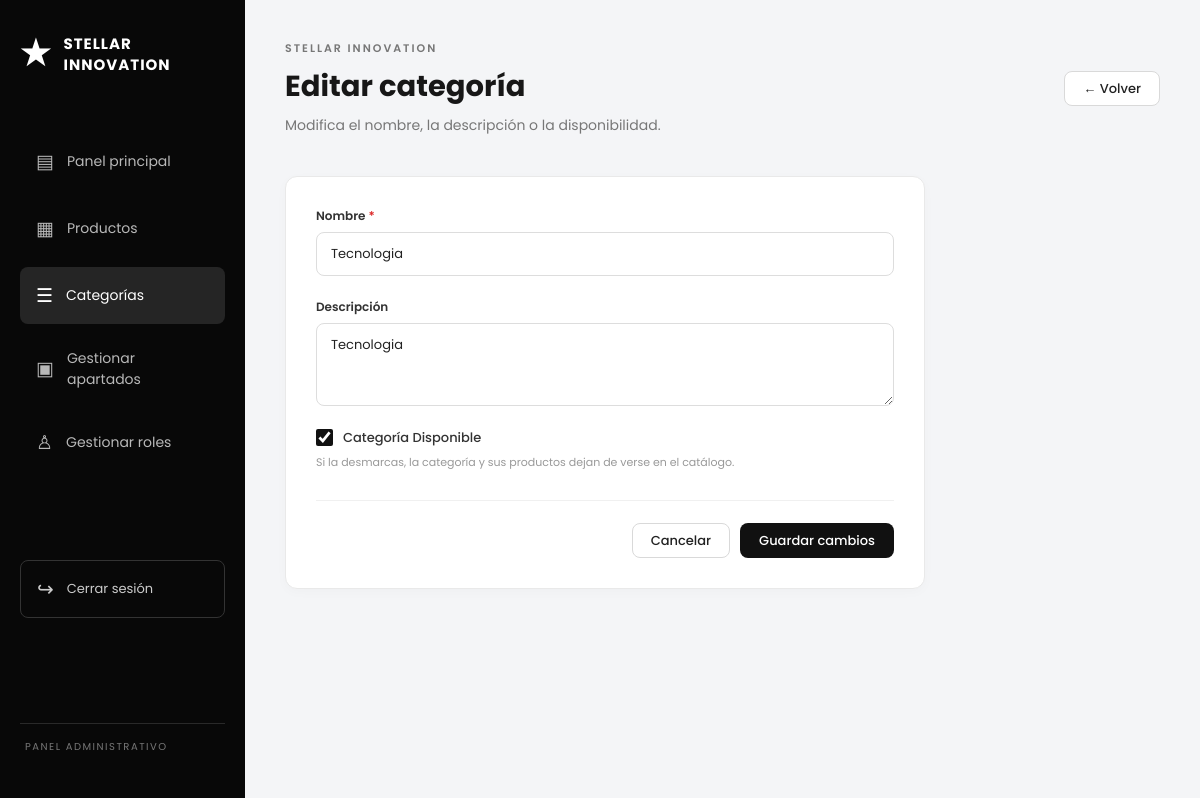
The page /administracion/categorias/1/editar/ (signed in) on the database its author committed.
### main/models.py (models this page shows, shortened)
class Categoria(models.Model):
    nombre = models.CharField(max_length=100, unique=True)
    descripcion = models.TextField(blank=True)
    disponible = models.BooleanField(default=True)   # en vez de borrar
    class Meta:
        verbose_name = "Categoría"
        verbose_name_plural = "Categorías"
        ordering = ['nombre']

### main/views.py (the view)
# urls.py: path('administracion/categorias/<int:categoria_id>/editar/', views.admin_categoria_editar, name='admin_categoria_editar'),
@admin_required
def admin_categoria_editar(request, categoria_id):
    categoria = get_object_or_404(Categoria, pk=categoria_id)
    if request.method == 'POST':
        form = CategoriaForm(request.POST, instance=categoria)
        if form.is_valid():
            categoria = form.save()
            messages.success(request, f'La categoría «{categoria.nombre}» se actualizó correctamente.')
            return redirect('admin_categorias')
    else:
        form = CategoriaForm(instance=categoria)
    return render(request, 'main/admin_categoria_form.html', {
        'form': form,
        'titulo': 'Editar categoría',
        'categoria': categoria,
    })

### main/forms.py (shortened to what this page needs)
class CategoriaForm(_EstiloAdminMixin, forms.ModelForm):
    class Meta:
        model = Categoria
        fields = ['nombre', 'descripcion', 'disponible']
        labels = {
            'nombre': 'Nombre',
            'descripcion' : 'Descripción',
            'disponible': 'Categoría Disponible',
        }
        help_texts = {
            'disponible': 'Si la desmarcas, la categoría y sus productos dejan de verse en el catálogo.',
        }
        widgets = {
            'nombre': forms.TextInput(attrs={'placeholder': 'Ej: Portátiles'}),
            'descripcion': forms.Textarea(attrs={'rows':3})
        }
        error_messages = {
            'nombre': {
                'required': 'El nombre es obligatorio.',
                'unique': 'Ya existe una categoría con ese nombre.',
            },
        }
    def __init__(self, *args, **kwargs):
        super().__init__(*args, **kwargs)
        self._aplicar_estilos()

### main/context_processors.py (called while the page is built)
def carrito(request):
    cantidad = 0
    if request.user.is_authenticated:
        cantidad = ItemCarrito.objects.filter(
            carrito__cliente=request.user
        ).aggregate(total=Sum('cantidad'))['total'] or 0
    return {'carrito_cantidad': cantidad}

### main/forms.py (called while the page is built)
    def _aplicar_estilos(self):
        for campo in self.fields.values():
            widget = campo.widget
            if isinstance(widget, forms.CheckboxInput):
                widget.attrs['class'] = 'check-input'
            elif isinstance(widget, forms.FileInput):
                widget.attrs['class'] = 'file-input'
            else:
                widget.attrs['class'] = 'campo-input'

### main/templates/main/admin_categoria_form.html (shortened to what this page needs)
{% extends 'main/base_admin.html' %}
{% block content %}
<section class="admin-panel">
    <div class="admin-encabezado">
        <div>
            <p class="admin-eyebrow">STELLAR INNOVATION</p>
            <h1>{{ titulo }}</h1>
            <p>{% if categoria %}Modifica el nombre, la descripción o la disponibilidad.{% else %}Completa los datos de la nueva categoría.{% endif %}</p>
        </div>
        <a href="{% url 'admin_categorias' %}" class="admin-btn admin-btn-secundario">← Volver</a>
    </div>
    <form method="post" class="admin-form-card admin-form-estrecho">
        <div class="form-grid">
            {% include 'main/_admin_campo.html' with campo=form.nombre extra_clase='span-2' %}
            {% include 'main/_admin_campo.html' with campo=form.descripcion extra_clase='span-2' %}
            {% include 'main/_admin_check.html' with campo=form.disponible extra_clase='span-2' %}
        </div>
        <div class="form-acciones">
            <a href="{% url 'admin_categorias' %}" class="admin-btn admin-btn-secundario">Cancelar</a>
            <button type="submit" class="admin-btn admin-btn-primario">
                {% if categoria %}Guardar cambios{% else %}Crear categoría{% endif %}
            </button>
        </div>
    </form>
</section>
{% endblock %}

### main/templates/main/_admin_campo.html (shortened to what this page needs)
<div class="form-campo {% if campo.errors %}con-error{% endif %} {{ extra_clase }}">
    <label for="{{ campo.id_for_label }}">
        {{ campo.label }}{% if campo.field.required %}<span class="req">*</span>{% endif %}
    </label>
    {{ campo }}
</div>

### main/templates/main/_admin_check.html (shortened to what this page needs)
<div class="form-campo {{ extra_clase }}">
    <label class="check-fila" for="{{ campo.id_for_label }}">
        {{ campo }}
        <span>{{ campo.label }}</span>
    </label>
    {% if campo.help_text %}<small class="ayuda">{{ campo.help_text }}</small>{% endif %}
</div>

### main/static/main/CSS/base.css (style rules this page uses)
:root { --bg: #ffffff; --surface: #f5f5f5; --pill: #ececec; --border: #ececec; --text: #111111; --muted: #8a8a8a; --accent: #0b6e4f; --radius-card: 24px; --radius-img: 18px; --max: 1200px; }
* { box-sizing: border-box; margin: 0; padding: 0; }
html { -webkit-text-size-adjust: 100%; }
body { font-family: 'Inter', system-ui, -apple-system, 'Segoe UI', sans-serif; background: var(--bg); color: var(--text); min-height: 100vh; display: flex; flex-direction: column; -webkit-font-smoothing: antialiased; }
a { color: inherit; text-decoration: none; }
button { font-family: inherit; }
.ayuda { font-size: 11px; color: var(--muted); line-height: 1.5; }
* { margin: 0; padding: 0; box-sizing: border-box; }
body { font-family: 'Poppins', sans-serif; background: #f4f5f7; color: #202124; }
.admin-panel { max-width: 1450px; margin: 0 auto; }
.admin-encabezado { display: flex; justify-content: space-between; align-items: center; gap: 20px; margin-bottom: 40px; }
.admin-eyebrow { color: #777; font-size: 11px; font-weight: 600; letter-spacing: 2px; margin-bottom: 8px; }
.admin-encabezado h1 { font-size: 29px; font-weight: 700; color: #171717; margin-bottom: 7px; }
.admin-encabezado p:last-child { color: #777; font-size: 14px; }

### main/static/main/CSS/admin_crud.css (style rules this page uses)
.admin-btn { display: inline-flex; align-items: center; justify-content: center; gap: 6px; padding: 10px 18px; border: 1px solid transparent; border-radius: 8px; font-family: inherit; font-size: 13px; font-weight: 500; line-height: 1; cursor: pointer; text-decoration: none; white-space: nowrap; transition: background .2s, border-color .2s, color .2s; }
.admin-btn-primario { background: #111; color: #fff; }
.admin-btn-secundario { background: #fff; color: #222; border-color: #d9d9d9; }
.admin-form-card { background: #fff; border: 1px solid #e9e9e9; border-radius: 12px; padding: 30px; box-shadow: 0 3px 12px rgba(0, 0, 0, 0.025); }
.admin-form-estrecho { max-width: 640px; }
.form-grid { display: grid; grid-template-columns: repeat(2, minmax(0, 1fr)); gap: 22px 24px; }
.form-campo { display: flex; flex-direction: column; gap: 7px; }
.form-campo.span-2 { grid-column: span 2; }
.form-campo > label { font-size: 12px; font-weight: 600; color: #333; }
.form-campo .req { color: #dc2626; margin-left: 3px; }
.campo-input { width: 100%; padding: 11px 14px; border: 1px solid #ddd; border-radius: 8px; background: #fff; font-family: inherit; font-size: 13px; color: #222; transition: border-color .2s, box-shadow .2s; }
textarea.campo-input { resize: vertical; line-height: 1.5; }
.ayuda { color: #999; font-size: 11px; line-height: 1.4; }
.check-fila { display: flex !important; align-items: center; gap: 10px; font-size: 13px !important; font-weight: 500 !important; color: #333 !important; cursor: pointer; }
.check-input { width: 17px; height: 17px; accent-color: #111; cursor: pointer; }
.form-acciones { display: flex; justify-content: flex-end; gap: 10px; margin-top: 30px; padding-top: 22px; border-top: 1px solid #f0f0f0; }

### rows shown on the page
Categoria: nombre "Tecnologia", descripcion "Tecnologia", disponible "☑"

### other values the page prints
{{ titulo }} "Editar categoría"
{{ campo.label }} "Nombre Descripción"
{{ campo.label }} "Categoría Disponible"
{{ campo.help_text }} "Si la desmarcas, la categoría y sus productos dejan de verse en el catálogo."
